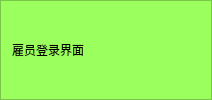
     <widget class="QFrame" name="frame">
      <property name="styleSheet">
       <string notr="true">background-color:rgb(155, 255, 93);</string>
      </property>
      <property name="frameShape">
       <enum>QFrame::StyledPanel</enum>
      </property>
      <property name="frameShadow">
       <enum>QFrame::Raised</enum>
      </property>
      <layout class="QHBoxLayout" name="horizontalLayout">
       <item>
        <widget class="QLabel" name="label">
         <property name="styleSheet">
          <string notr="true">font: 12pt &quot;幼圆&quot;;</string>
         </property>
         <property name="text">
          <string>雇员登录界面</string>
         </property>
        </widget>
       </item>
       <item>
        <spacer name="horizontalSpacer">
         <property name="orientation">
          <enum>Qt::Horizontal</enum>
         </property>
         <property name="sizeHint" stdset="0">
          <size>
           <width>40</width>
           <height>20</height>
          </size>
         </property>
        </spacer>
       </item>
       <item>
        <widget class="QPushButton" name="pushButton">
         <property name="styleSheet">
          <string notr="true">QPushButton,#pushbutton{
	border:none;
	color:(255,255,255)
}</string>
         </property>
         <property name="text">
          <string/>
         </property>
         <property name="icon">
          <iconset>
           <normaloff>Icon/minus.png</normaloff>Icon/minus.png</iconset>
         </property>
        </widget>
       </item>
       <item>
        <widget class="QPushButton" name="pushButton_2">
         <property name="styleSheet">
          <string notr="true">QPushButton,#pushbutton{
	border:none;
	color:(255,255,255)
}</string>
         </property>
         <property name="text">
          <string/>
         </property>
         <property name="icon">
          <iconset>
           <normaloff>Icon/close.png</normaloff>Icon/close.png</iconset>
         </property>
        </widget>
       </item>
      </layout>
     </widget>
